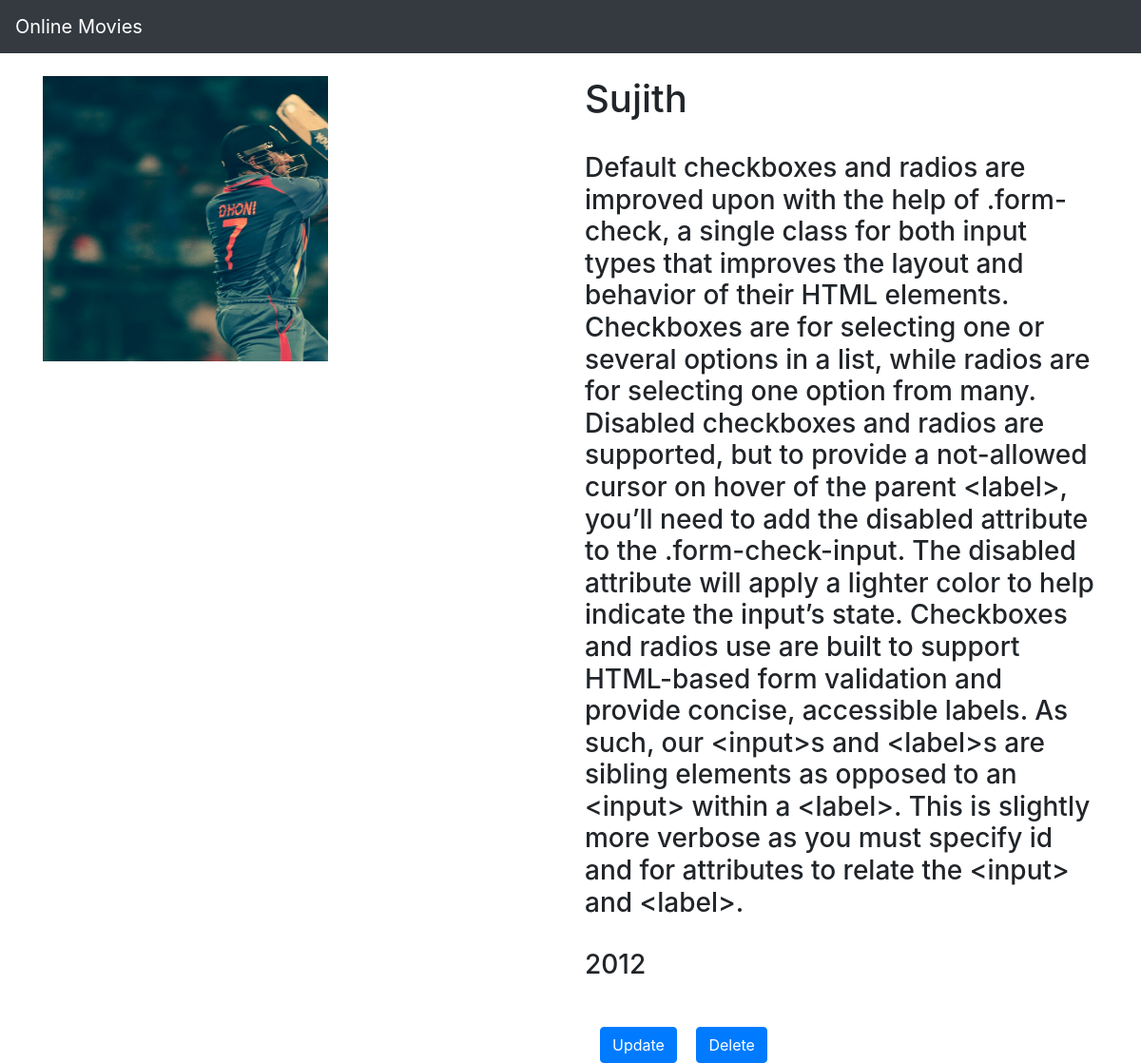
/movie/11/, run on the app's committed database.
### m_app/models.py (models this page shows)
class Movie(models.Model):
    name = models.CharField(max_length=250)
    desc = models.TextField()
    year = models.IntegerField()
    img = models.ImageField(upload_to='gallery')
    def __str__(self):
        return self.name

### m_app/views.py (the view)
# urls.py: path('movie/<int:mid>/', views.details, name='details'),
def details(request, mid):
    movie = Movie.objects.get(id=mid)
    print(movie)
    return render(request, 'detail.html', {'movie': movie})

### templates/detail.html
{% extends 'base.html' %}
{% block body %}
<div class="container">
    <div class="row">
        <div class="col-md-6">
            <img src="{{movie.img.url}}" width="300px" height="300px">
            <br><br>
        </div>
        <div class="col-md-6">
            <h1>{{movie.name}}</h1><br>
            <h3>{{movie.desc}}</h3><br>
            <h3>{{movie.year}}</h3><br>
            <a href="{% url 'm_app:update' movie.id %}" class="btn btn-primary mt-3 ml-3">Update</a>
            <a href="{% url 'm_app:delete' movie.id %}" class="btn btn-primary mt-3 ml-3">Delete</a>
        </div>
    </div>
</div>
{% endblock %}

### static/style.css (style rules this page uses)
body { background-color:white; }

### data on the page
Movie: img (picture), name "Sujith", desc "Default checkboxes and radios are improved upon with the help of .form-check, a single class for both input types that improves the layout and behavior of their HTML elements. Checkboxes are for selecting one or several options in a list, while radios are for selecting one option from many. Disabled checkboxes and radios are supported, but to provide a not-allowed cursor on hover of the parent <label>, you’ll need to add the disabled attribute to the .form-check-input. The disabled attribute will apply a lighter color to help indicate the input’s state. Checkboxes and radios use are built to support HTML-based form validation and provide concise, accessible labels. As such, our <input>s and…", year "2012"
